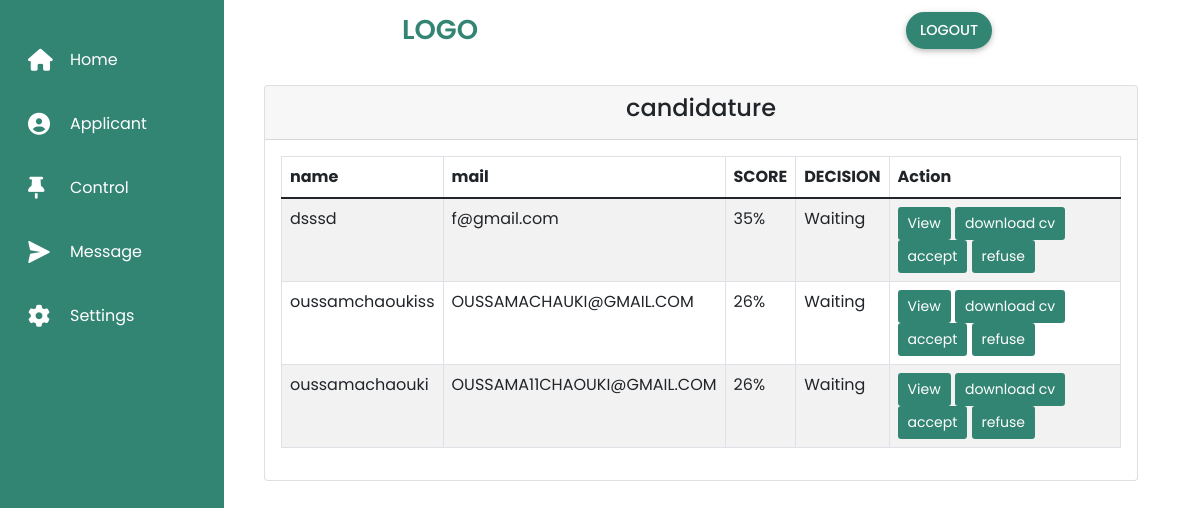
Screenshot of /jobapplicant/APPLICATION/index.php?id_job=30 (signed in) with the database file from the repository.
### tables this page shows
CREATE TABLE `candidature` (
  `id_candidature` int(11) NOT NULL,
  `user_id` int(11) NOT NULL,
  `id_job` int(11) NOT NULL,
  `date` date NOT NULL DEFAULT current_timestamp(),
  `score` int(11) DEFAULT 0,
  `reqexp` varchar(50) NOT NULL,
  `reqfor` varchar(50) NOT NULL,
  `reqskill` int(11) NOT NULL,
  `status` varchar(100) NOT NULL DEFAULT 'Waiting'
);

CREATE TABLE `users` (
  `id` int(11) NOT NULL,
  `username` varchar(250) NOT NULL,
  `email` varchar(350) NOT NULL,
  `password` varchar(250) NOT NULL,
  `re_password` varchar(250) NOT NULL,
  `name` varchar(100) NOT NULL,
  `status` int(11) NOT NULL DEFAULT 1,
  `activation` int(11) NOT NULL DEFAULT 0
);

### jobapplicant/APPLICATION/index.php (the view, shortened to what this page needs)
<?php
if(!isset($_GET['id_job'])){
    header("location:../jobapplicant.php");
    exit;
}
else{
    $id_job=$_GET['id_job'];
}
?>
<!doctype html>
<html lang="en">
  <head>
    <link rel="stylesheet" href="../../header.css">
    <link href="https://cdn.jsdelivr.net/npm/bootstrap@5.1.3/dist/css/bootstrap.min.css" rel="stylesheet">
    <link rel="stylesheet" href="//cdn.jsdelivr.net/npm/alertifyjs@1.13.1/build/css/alertify.min.css"/>
    <link href="https://cdn.jsdelivr.net/npm/bootstrap@5.1.3/dist/css/bootstrap.min.css" rel="stylesheet" >
</head>
<body>
<?php
include'../../sidebarrec.php'
?>
<section>
<header>
<a href="#" class="logo">LOGO</a>
<nav class="nav">
<li class="nav-item">
                <a href="../../logoutrec.php">
              <button  type="button" class="btn btn-rounded mx-2 ripple-surface" style="background-color: #338573; color: white">LOGOUT</button>
               </a>
            </li>
</nav>
</header>
<div class="container mt-4">
    <div class="row">
        <div class="col-md-12">
            <div class="card">
                <div class="card-header">
                    <h4 class="text-center">candidature
                    </h4>
                </div>
                <div class="card-body">
                    <table id="myTable4" class="table table-bordered table-striped">
                        <thead>
                        <tr>
                                <th>name</th>
                                <th>mail</th>
                                <th>SCORE</th>
                                <th>DECISION</th>
                                <th>Action</th>
                            </tr>
                        </thead>
                        <tbody>
                            <?php
                             $con = config::connect();
                            $stmt = $con->query("SELECT users.*, candidature.*
                            FROM users
                            INNER JOIN candidature ON users.id = candidature.user_id
                            WHERE candidature.id_job = $id_job
                            ORDER BY candidature.score DESC");
                            $stmt->execute();
                            $data = $stmt->fetchAll(PDO::FETCH_ASSOC);
                                foreach($data as $job)
                                {
                                    ?>
                                    <tr>
                                        <td><?= $job['username'] ?></td>
                                        <td><?= $job['email'] ?></td>
                                        <td><?=$job['score']?>%</td>
                                        <td class="decision"><?= $job['status'] ?></td>
                                        <td>
                                            <button type="button" data-user-id="<?=$job['id'];?>" class=" btn btn-info btn-sm view-user" >View</button>
                                            <button type="button" class="downloadcv btn btn-succes btn-sm" data-user_id="<?=$job['id'];?>" >download cv</button>
                                             <button type="button" data-user_id="<?=$job['id'];?>" class="accept btn btn-succes btn-sm" data-id_candidature="<?=$job['id_candidature']?>">accept</button>
                                            <button type="button" data-user_id="<?=$job['id'];?>" class="reject btn btn-danger btn-sm" data-id_candidature="<?=$job['id_candidature']?>">refuse</button>
                                        </td>
                                    </tr>
                                    <?php
                                }
                            ?>
                        </tbody>
                    </table>
                </div>
          </div>
        </div>
    </div>
</div>
</section>
</body>
</html>

### header.css (style rules this page uses)
header { background: white; width: 100%; display: flex; justify-content: space-between; padding: 10px 200px; align-items: center; font-family: Poppins,sans-serif; }
.logo { text-decoration: none; color: #338573; text-transform: uppercase; font-weight: 600; font-size: 1.7em; }
.nav a { color: #338573; text-decoration: none; font-size: 1em; font-weight: 450; padding-left: 30px; }
.btn { background-color: #338573!important; color:white!important; }
nav button { font-size: 0.9em!important; padding: 16px; }
.btn-rounded { border-radius: 10rem!important; -webkit-box-shadow: 0 2px 5px 0 rgb(0 0 0 / 20%), 0 2px 10px 0 rgb(0 0 0 / 10%); box-shadow: 0 2px 5px 0 rgb(0 0 0 / 20%), 0 2px 10px 0 rgb(0 0 0 / 10%); font-weight: 500!important; }
.ripple-surface { position: relative; overflow: hidden; display: inline-block; vertical-align: bottom; }

### sidebar.css (style rules this page uses)
* { margin: 0; padding: 0; box-sizing: border-box; font-family:'Poppins',sans-serif; }
.container { width:90%!important; }
.btn { background-color: #338573!important; border:2px solid #338573!important ; }
section { margin-left:202px; }

### rows the page displays
candidature: user.username "dsssd", user.email "f@gmail.com", score "35", status "Waiting"
candidature: user.username "oussamchaoukiss", user.email "OUSSAMACHAUKI@GMAIL.COM", score "26", status "Waiting"
candidature: user.username "oussamachaouki", user.email "OUSSAMA11CHAOUKI@GMAIL.COM", score "26", status "Waiting"
